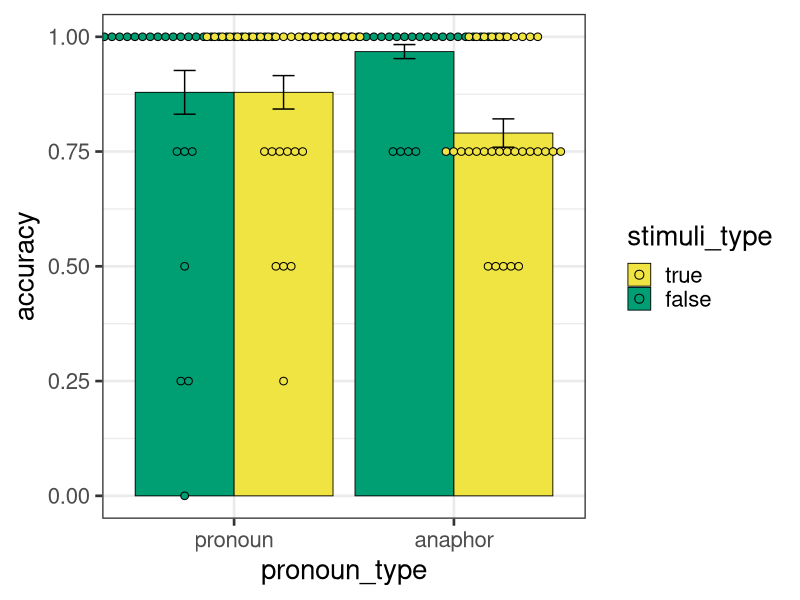
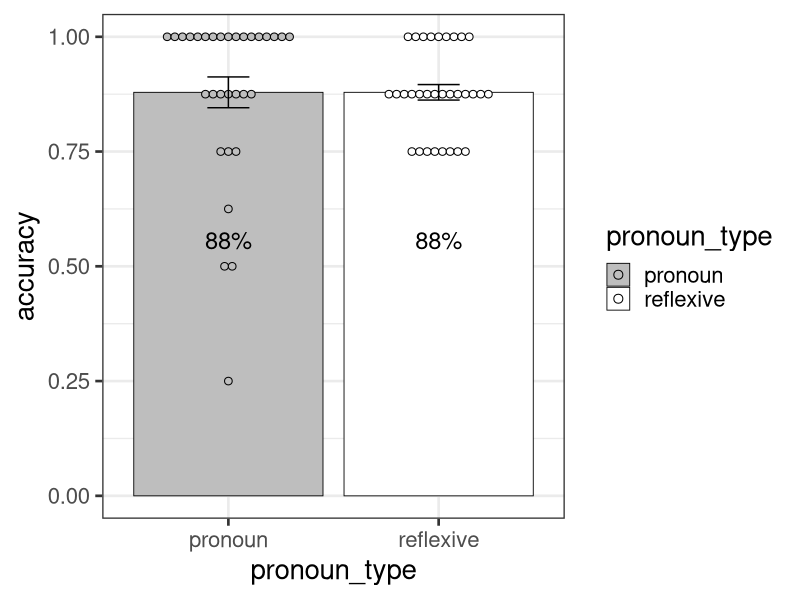
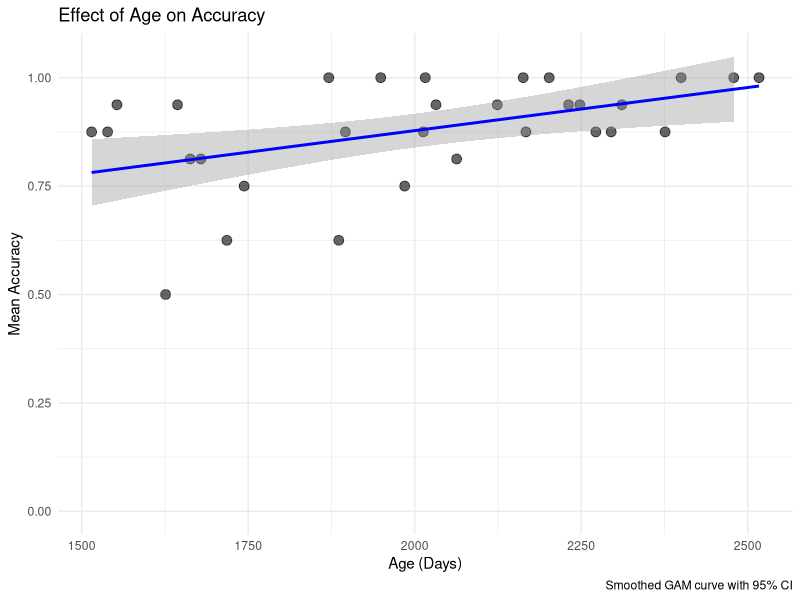

R code for these plots, in order:
# Load packages
library(lme4)
library(tidyverse)
options(scipen=999)
library(readxl)
library(mgcv)
library(ggplot2)

# Set wd
setwd("C:/Users/neven/Dropbox/Phd project/Experiment/Hungarian_study")

# Import data
Data <- read_xlsx(path = "HUresults.xlsx")

# Run model with no predictors
m0 <- glmer(accuracy ~ 1 +
              (1|subjects) + (1|item),
            family = "binomial",
            data = Data)

summary(m0)

# There is variability between subjects
# but not much variation between items

# ..............................................................................
# Run model with age as fixed effect ----
# ..............................................................................

# Standardize age (z-score transformation)
Data$age_scaled <- scale(Data$age, center = TRUE, scale = TRUE)

# Run model with a fixed effect of age
m <- glmer(accuracy ~ age_scaled +
             (1|subjects) + (1|item),
           family = binomial(),
           data = Data
           )

summary(m)

# Significant effect of age (p = .002)
# Accuracy across subjects varies
# Variation across items is small

# Compare null model with age model
anova(m0, m, test = "Chisq")

# Adding age significantly improves the model
# AIC and Deviance are lower in m

# ..............................................................................
# Run model with pronoun and stimuli types as fixed effects ----
# ..............................................................................

m1 <- glmer(accuracy ~ pronoun_type +
              (1|subjects) + (1|item),
            family = binomial(),
            data = Data
              )

summary(m1)

# ..............................................................................
# Run model with age, pronoun and stimuli types as fixed effects ----
# ..............................................................................

m2 <- glmer(accuracy ~ pronoun_type * age_scaled  +
              (1|subjects) + (1|item),
            family = binomial(),
            data = Data
)

summary(m2)


# No interaction between age and pronoun type

# ..............................................................................
# Plot stimuli type accuracy  ----
# ..............................................................................

averages_by_subject <- Data %>%
  group_by(subjects, pronoun_type, stimuli_type) %>%
  summarize(average = mean(accuracy, na.rm = TRUE), .groups = "drop")

averages <- averages_by_subject %>%
  group_by(pronoun_type, stimuli_type) %>%
  summarize(
    mean = mean(average, na.rm = TRUE),
    se = sd(average, na.rm = TRUE) / sqrt(n()),  
    .groups = "drop"
  )

cbbPalette <- c("#000000", "#E69F00", "#56B4E9", "#009E73", "#F0E442", "#0072B2", "#D55E00", "#CC79A7")

plot_name = ggplot(averages, aes(x=pronoun_type, y=mean, fill=stimuli_type)) + 
  geom_bar(position=position_dodge(), stat="identity",
           color="black", # Use black outlines,
           linewidth=.3) +    # Thinner lines     
  geom_dotplot(data=averages_by_subject, aes(y=average),
               binaxis='y', stackdir='center', dotsize=.5,position=position_dodge())+
  geom_errorbar(aes(y=mean, ymin=mean-se, ymax=mean+se),
                width=.2,                    # Width of the error bars
                position=position_dodge(.9))+
  ylab("accuracy") +
  scale_x_discrete(limits=c("pronoun", "anaphor"),
                   labels=c("pronoun", "anaphor"))+  
  scale_fill_manual(breaks=c("true", "false"),
                    values=c("#F0E442", "#009E73")) +
  scale_y_continuous(limits = c(0,1)) +
  theme_bw(base_size=20) 

plot(plot_name) 

# ..............................................................................
# Plot pronoun type accuracy  ----
# ..............................................................................

subject_averages <- Data %>%
  group_by(subjects, pronoun_type) %>%
  summarize(average = mean(accuracy, na.rm = TRUE), .groups = "drop")

averages2 <- subject_averages %>%
  group_by(pronoun_type) %>%
  summarize(
    mean = mean(average, na.rm = TRUE),
    se = sd(average, na.rm = TRUE) / sqrt(n()),  
    .groups = "drop"
  )

# Create plot

plot_name = ggplot(averages2, aes(x=pronoun_type, y=mean, fill=pronoun_type)) + 
  geom_bar(position=position_dodge(), stat="identity",
           color="black", # Use black outlines,
           linewidth=.3) +    # Thinner lines     
  geom_dotplot(data=subject_averages, aes(y=average),
               binaxis='y', stackdir='center', dotsize=.5,position=position_dodge())+
  geom_errorbar(aes(y=mean, ymin=mean-se, ymax=mean+se),
                width=.2,                    # Width of the error bars
                position=position_dodge(.9))+
  geom_text(aes(label = paste0(round(mean * 100), "%"), y = mean + 0.05),
            position = position_dodge(0.9),
            vjust = 10,
            size = 6) +
  ylab("accuracy") +
  scale_x_discrete(limits=c("pronoun", "anaphor"),
                   labels=c("pronoun", "reflexive"))+  
  scale_fill_manual(breaks=c("pronoun", "anaphor"),
                    labels=c("pronoun", "reflexive"),
                    values=c( "grey",  "white")) +
  scale_y_continuous(limits = c(0,1)) +
  theme_bw(base_size=20) 

plot(plot_name) 


# ..............................................................................
# Plot data with age and accuracy ----
# ..............................................................................

# Aggregate accuracy by age
Data_summary <- Data %>%
  group_by(age) %>%
  summarise(mean_accuracy = mean(accuracy), 
            n = n())

# Plot using GAM
ggplot(Data_summary, aes(x = age, y = mean_accuracy)) +
  geom_point(alpha = 0.6, size = 3) +
  geom_smooth(method = "gam", formula = y ~ s(x, bs = "ps"), se = TRUE, color = "blue") +
  ylim(0, 1.05) +
  labs(title = "Effect of Age on Accuracy",
       x = "Age (Days)",
       y = "Mean Accuracy",
       caption = "Smoothed GAM curve with 95% CI") +
  theme_minimal()          
